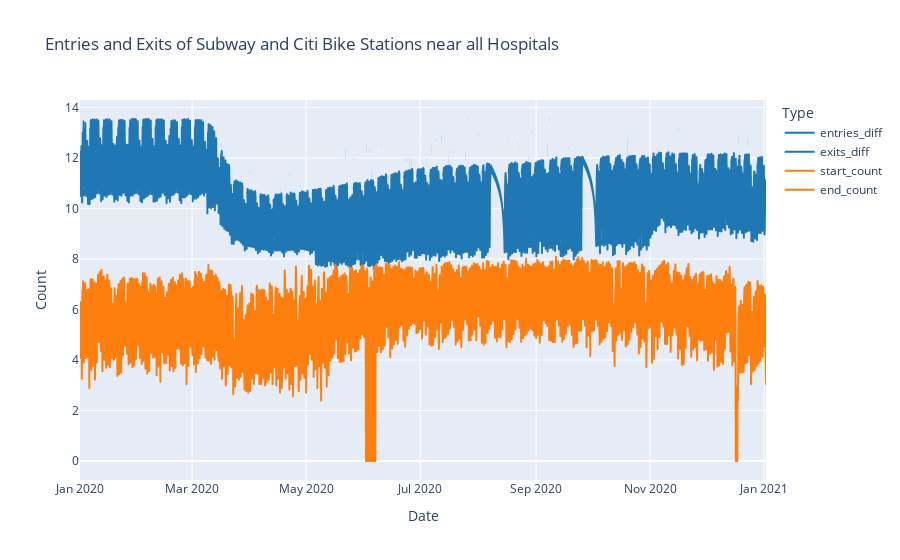
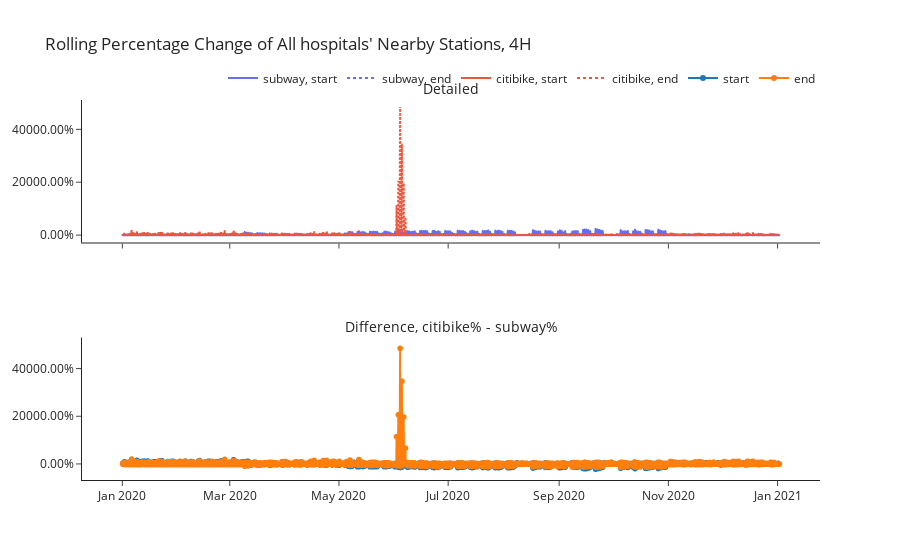

Here is the notebook cell these charts were saved with, in order:
### Code cell
def graph_all_hospitals(radius=1000, window="14D", map=False, shrink_factor=2):
    df_nearby_subways = None
    df_nearby_citibikes = None
    df_target_hospitals = None
    for _, row in hospital_df.iterrows():
        nearby_subways = npt.find_nearby_stations(
            (row["lat"], row["lng"]),
            radius=radius,
            kind="subway",
        )
        nearby_citibikes = npt.find_nearby_stations(
            (row["lat"], row["lng"]),
            radius=radius / shrink_factor,
            kind="citibike",
        )
        target_hospital = pd.DataFrame(
            {
                "station": [row["Name"]],
                "lat": [row["lat"]],
                "lng": [row["lng"]],
                "distance": [0],
            }
        )
        if (len(nearby_subways) == 0) or (len(nearby_citibikes) == 0):
            continue
        if df_nearby_subways is None:
            assert df_nearby_citibikes is None and df_target_hospitals is None
            df_nearby_subways = nearby_subways
            df_nearby_citibikes = nearby_citibikes
            df_target_hospitals = pd.DataFrame(target_hospital)
            continue
        df_nearby_subways = pd.concat([df_nearby_subways, nearby_subways])
        df_nearby_citibikes = pd.concat([df_nearby_citibikes, nearby_citibikes])
        df_target_hospitals = pd.concat(
            [
                df_target_hospitals,
                pd.DataFrame(target_hospital),
            ]
        )
    df_nearby_subways = df_nearby_subways.drop_duplicates()
    df_nearby_citibikes = df_nearby_citibikes.drop_duplicates()
    df_nearby_subways['transpotation'] = 'subway'
    df_nearby_citibikes['transpotation'] = 'citibike'
    df_target_hospitals['transpotation'] = 'hospital'

    df_nearby = pd.concat([df_nearby_subways, df_nearby_citibikes, df_target_hospitals])
    df_nearby = df_nearby.reset_index(drop=True)
    
    if map:
        figure = px.scatter_mapbox(
            df_nearby,
            lat="lat",
            lon="lng",
            color="transpotation",
            hover_name="station",
            hover_data=["distance"],
            zoom=12,
            mapbox_style="carto-positron",
            title=f"Nearby Stations within {radius} meters of NYC Hospitals",
        )
        figure.update_layout(
            margin={"r": 0, "t": 0, "l": 0, "b": 0},
            legend=dict(
                orientation="h",
                yanchor="bottom",
                y=1.02,
                xanchor="right",
                x=1,
            ),
        )
        figure.show()

    df_citibike_graph = df_citibike.loc[df_citibike['citibike_station'].isin(df_nearby_citibikes['station'].unique())]
    df_subway_graph = df_subway.loc[df_subway['station'].isin(df_nearby_subways['station'].unique())]
    max_datetime = df_subway_graph['datetime_rounded'].max()
    min_datetime = df_subway_graph['datetime_rounded'].min()
    df_citibike_graph = df_citibike_graph.loc[(df_citibike_graph['datetime_rounded'] >= min_datetime) & (df_citibike_graph['datetime_rounded'] <= max_datetime)]
    df_graph = (
        df_subway_graph.groupby('datetime_rounded').sum().reset_index()
        .merge(
            df_citibike_graph.groupby('datetime_rounded').sum().reset_index(),
            on='datetime_rounded',
        )
    )
    print(df_graph.sort_values('datetime_rounded'))
    figure = px.line(
        (
            df_graph
            #.resample('1D', on='datetime_rounded').sum().reset_index()
            .assign(
                entries_diff = lambda df: np.log(df['entries_diff'] + 1),
                exits_diff = lambda df: np.log(df['exits_diff'] + 1),
                start_count = lambda df: np.log(df['start_count'] + 1),
                end_count = lambda df: np.log(df['end_count'] + 1)
            )
        ),
        x='datetime_rounded',
        y=['entries_diff', 'exits_diff', 'start_count', 'end_count'],
        labels={
            'datetime_rounded': 'Date',
            'value': 'Count',
            'variable': 'Type'
        },
        title=f"Entries and Exits of Subway and Citi Bike Stations near all Hospitals",
        color_discrete_sequence=['#1f77b4', '#1f77b4', '#ff7f0e', '#ff7f0e'],
        #symbol_sequence=['circle', 'square', 'circle', 'square'],

    )
    figure.show()
    figure = npt.plot_rolling_pct_change(
        df_graph,
        window=window,
        datetime_col='datetime_rounded'
    )
    figure.update_layout(
        title=f"Rolling Percentage Change of All hospitals' Nearby Stations, {window}",
        legend=dict(
            orientation='h',
            yanchor='bottom',
            y=1.02,
            xanchor='right',
            x=1
        )
    )
    figure.show()

graph_all_hospitals(map=True, shrink_factor=2, window="4H", radius=700)

### Figure 1 — Plotly figure (JSON) as saved in the notebook; plotly's stock layout.template omitted (floating-point values rounded to 4 significant figures; data arrays with more than 128 entries replaced by an {"elided": "..."} marker saying what was removed)
{"data": [{"hovertemplate": "Type=entries_diff<br>Date=%{x}<br>Count=%{y}<extra></extra>", "legendgroup": "entries_diff", "line": {"color": "#1f77b4", "dash": "solid"}, "marker": {"symbol": "circle"}, "mode": "lines", "name": "entries_diff", "showlegend": true, "type": "scattergl", "x": {"elided": "2203 str values"}, "xaxis": "x", "y": {"elided": "2203 float values"}, "yaxis": "y"}, {"hovertemplate": "Type=exits_diff<br>Date=%{x}<br>Count=%{y}<extra></extra>", "legendgroup": "exits_diff", "line": {"color": "#1f77b4", "dash": "solid"}, "marker": {"symbol": "circle"}, "mode": "lines", "name": "exits_diff", "showlegend": true, "type": "scattergl", "x": {"elided": "2203 str values"}, "xaxis": "x", "y": {"elided": "2203 float values"}, "yaxis": "y"}, {"hovertemplate": "Type=start_count<br>Date=%{x}<br>Count=%{y}<extra></extra>", "legendgroup": "start_count", "line": {"color": "#ff7f0e", "dash": "solid"}, "marker": {"symbol": "circle"}, "mode": "lines", "name": "start_count", "showlegend": true, "type": "scattergl", "x": {"elided": "2203 str values"}, "xaxis": "x", "y": {"elided": "2203 float values"}, "yaxis": "y"}, {"hovertemplate": "Type=end_count<br>Date=%{x}<br>Count=%{y}<extra></extra>", "legendgroup": "end_count", "line": {"color": "#ff7f0e", "dash": "solid"}, "marker": {"symbol": "circle"}, "mode": "lines", "name": "end_count", "showlegend": true, "type": "scattergl", "x": {"elided": "2203 str values"}, "xaxis": "x", "y": {"elided": "2203 float values"}, "yaxis": "y"}], "layout": {"legend": {"title": {"text": "Type"}, "tracegroupgap": 0}, "title": {"text": "Entries and Exits of Subway and Citi Bike Stations near all Hospitals"}, "xaxis": {"anchor": "y", "domain": [0, 1], "title": {"text": "Date"}}, "yaxis": {"anchor": "x", "domain": [0, 1], "title": {"text": "Count"}}}}

### Figure 2 — Plotly figure (JSON) as saved in the notebook; plotly's stock layout.template omitted (floating-point values rounded to 4 significant figures; data arrays with more than 128 entries replaced by an {"elided": "..."} marker saying what was removed)
{"data": [{"hovertemplate": "Transportation=subway<br>Start or End=start<br>Date=%{x}<br>Percentage Change=%{y}<extra></extra>", "legendgroup": "subway, start", "line": {"color": "#636efa", "dash": "solid"}, "marker": {"symbol": "circle"}, "mode": "lines", "name": "subway, start", "showlegend": true, "type": "scattergl", "x": {"elided": "2192 str values"}, "xaxis": "x", "y": {"elided": "2192 float values"}, "yaxis": "y"}, {"hovertemplate": "Transportation=subway<br>Start or End=end<br>Date=%{x}<br>Percentage Change=%{y}<extra></extra>", "legendgroup": "subway, end", "line": {"color": "#636efa", "dash": "dot"}, "marker": {"symbol": "circle"}, "mode": "lines", "name": "subway, end", "showlegend": true, "type": "scattergl", "x": {"elided": "2192 str values"}, "xaxis": "x", "y": {"elided": "2192 float values"}, "yaxis": "y"}, {"hovertemplate": "Transportation=citibike<br>Start or End=start<br>Date=%{x}<br>Percentage Change=%{y}<extra></extra>", "legendgroup": "citibike, start", "line": {"color": "#EF553B", "dash": "solid"}, "marker": {"symbol": "circle"}, "mode": "lines", "name": "citibike, start", "showlegend": true, "type": "scattergl", "x": {"elided": "2192 str values"}, "xaxis": "x", "y": {"elided": "2192 float values"}, "yaxis": "y"}, {"hovertemplate": "Transportation=citibike<br>Start or End=end<br>Date=%{x}<br>Percentage Change=%{y}<extra></extra>", "legendgroup": "citibike, end", "line": {"color": "#EF553B", "dash": "dot"}, "marker": {"symbol": "circle"}, "mode": "lines", "name": "citibike, end", "showlegend": true, "type": "scattergl", "x": {"elided": "2192 str values"}, "xaxis": "x", "y": {"elided": "2192 float values"}, "yaxis": "y"}, {"hovertemplate": "Start or End=start<br>Date=%{x}<br>citibike% - subway%=%{y}<extra></extra>", "legendgroup": "start", "line": {"color": "#1f77b4", "dash": "solid"}, "marker": {"symbol": "circle"}, "mode": "lines+markers", "name": "start", "showlegend": true, "type": "scattergl", "x": {"elided": "2192 str values"}, "xaxis": "x2", "y": {"elided": "2192 float values"}, "yaxis": "y2"}, {"hovertemplate": "Start or End=end<br>Date=%{x}<br>citibike% - subway%=%{y}<extra></extra>", "legendgroup": "end", "line": {"color": "#ff7f0e", "dash": "solid"}, "marker": {"symbol": "circle"}, "mode": "lines+markers", "name": "end", "showlegend": true, "type": "scattergl", "x": {"elided": "2192 str values"}, "xaxis": "x2", "y": {"elided": "2192 float values"}, "yaxis": "y2"}, {"line": {"color": "black", "dash": "dash", "width": 1}, "mode": "lines", "name": "0% Line", "showlegend": false, "type": "scatter", "x": {"elided": "2192 str values"}, "xaxis": "x", "y": {"elided": "2192 int values"}, "yaxis": "y"}, {"line": {"color": "black", "dash": "dash", "width": 1}, "mode": "lines", "name": "0% Line", "showlegend": false, "type": "scatter", "x": {"elided": "2192 str values"}, "xaxis": "x2", "y": {"elided": "2192 int values"}, "yaxis": "y2"}], "layout": {"annotations": [{"font": {"size": 14}, "showarrow": false, "text": "Detailed", "x": 0.5, "xanchor": "center", "xref": "paper", "y": 1, "yanchor": "bottom", "yref": "paper"}, {"font": {"size": 14}, "showarrow": false, "text": "Difference, citibike% - subway%", "x": 0.5, "xanchor": "center", "xref": "paper", "y": 0.375, "yanchor": "bottom", "yref": "paper"}], "legend": {"orientation": "h", "x": 1, "xanchor": "right", "y": 1.02, "yanchor": "bottom"}, "title": {"text": "Rolling Percentage Change of All hospitals' Nearby Stations, 4H"}, "xaxis": {"anchor": "y", "domain": [0, 1], "matches": "x2", "showticklabels": false}, "xaxis2": {"anchor": "y2", "domain": [0, 1]}, "yaxis": {"anchor": "x", "domain": [0.625, 1], "tickformat": ".2%"}, "yaxis2": {"anchor": "x2", "domain": [0, 0.375], "tickformat": ".2%"}}}
